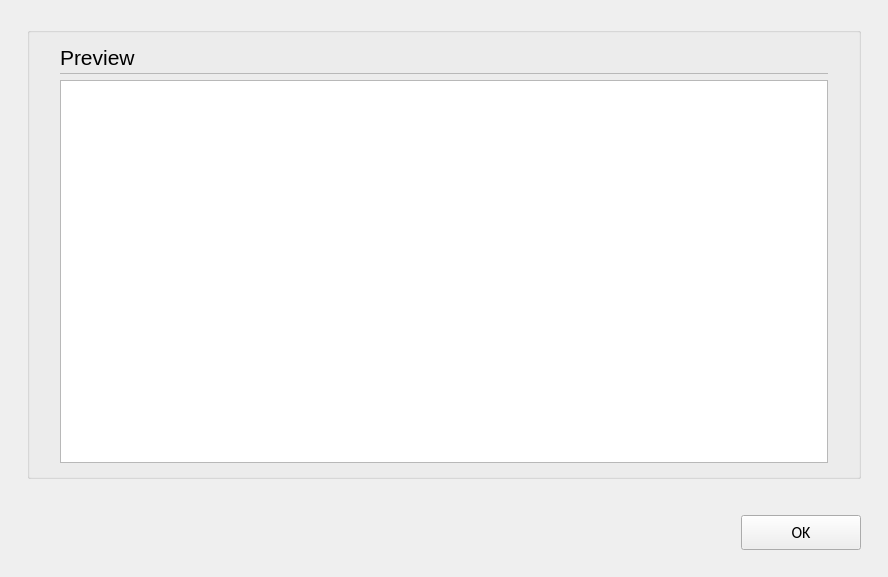
<?xml version="1.0" encoding="UTF-8"?>
<ui version="4.0">
 <class>C_SyvUpPemFileInfoPopUp</class>
 <widget class="QWidget" name="C_SyvUpPemFileInfoPopUp" >
  <property name="geometry" >
   <rect>
    <x>0</x>
    <y>0</y>
    <width>888</width>
    <height>577</height>
   </rect>
  </property>
  <property name="windowTitle" >
   <string>C_SyvUpPemFileInfoPopUp</string>
  </property>
  <layout class="QVBoxLayout" name="verticalLayout">
   <property name="leftMargin">
    <number>27</number>
   </property>
   <property name="topMargin">
    <number>27</number>
   </property>
   <property name="rightMargin">
    <number>27</number>
   </property>
   <property name="bottomMargin">
    <number>0</number>
   </property>
   <item>
    <widget class="stw_opensyde_gui_elements::C_OgeGbx" name="pc_GroupBoxGeneral_5">
     <property name="title">
      <string/>
     </property>
     <layout class="QVBoxLayout" name="verticalLayout_6">
      <property name="spacing">
       <number>0</number>
      </property>
      <property name="leftMargin">
       <number>30</number>
      </property>
      <property name="rightMargin">
       <number>30</number>
      </property>
      <property name="bottomMargin">
       <number>13</number>
      </property>
      <item>
       <layout class="QHBoxLayout" name="horizontalLayout_7" stretch="0,1">
        <property name="spacing">
         <number>6</number>
        </property>
        <item>
         <widget class="stw_opensyde_gui_elements::C_OgeLabHeadingGroupBold" name="pc_LabelHeadingPreview">
          <property name="minimumSize">
           <size>
            <width>0</width>
            <height>30</height>
           </size>
          </property>
          <property name="maximumSize">
           <size>
            <width>16777215</width>
            <height>30</height>
           </size>
          </property>
          <property name="font">
           <font>
            <family>Segoe UI</family>
            <pointsize>16</pointsize>
           </font>
          </property>
          <property name="text">
           <string>Preview</string>
          </property>
         </widget>
        </item>
        <item>
         <spacer name="horizontalSpacer_10">
          <property name="orientation">
           <enum>Qt::Horizontal</enum>
          </property>
          <property name="sizeHint" stdset="0">
           <size>
            <width>40</width>
            <height>1</height>
           </size>
          </property>
         </spacer>
        </item>
       </layout>
      </item>
      <item>
       <layout class="QHBoxLayout" name="horizontalLayout_20" stretch="0">
        <property name="spacing">
         <number>0</number>
        </property>
        <property name="topMargin">
         <number>1</number>
        </property>
        <property name="rightMargin">
         <number>0</number>
        </property>
        <property name="bottomMargin">
         <number>0</number>
        </property>
        <item>
         <widget class="stw_opensyde_gui_elements::C_OgeFraSeparator" name="pc_Frame_3">
          <property name="minimumSize">
           <size>
            <width>0</width>
            <height>1</height>
           </size>
          </property>
          <property name="maximumSize">
           <size>
            <width>16777215</width>
            <height>1</height>
           </size>
          </property>
          <property name="frameShape">
           <enum>QFrame::StyledPanel</enum>
          </property>
          <property name="frameShadow">
           <enum>QFrame::Raised</enum>
          </property>
         </widget>
        </item>
       </layout>
      </item>
      <item>
       <spacer name="verticalSpacer_6">
        <property name="orientation">
         <enum>Qt::Vertical</enum>
        </property>
        <property name="sizeType">
         <enum>QSizePolicy::Fixed</enum>
        </property>
        <property name="sizeHint" stdset="0">
         <size>
          <width>6</width>
          <height>6</height>
         </size>
        </property>
       </spacer>
      </item>
      <item>
       <widget class="stw_opensyde_gui_elements::C_OgeTedPropertiesComment" name="pc_TextEditFlash_2"/>
      </item>
     </layout>
    </widget>
   </item>
   <item>
    <spacer name="pc_VerticalSpacerButtonsObove">
     <property name="orientation">
      <enum>Qt::Vertical</enum>
     </property>
     <property name="sizeType">
      <enum>QSizePolicy::Fixed</enum>
     </property>
     <property name="sizeHint" stdset="0">
      <size>
       <width>20</width>
       <height>30</height>
      </size>
     </property>
    </spacer>
   </item>
   <item>
    <layout class="QHBoxLayout" name="horizontalLayout_22">
     <item>
      <spacer name="horizontalSpacer_9">
       <property name="orientation">
        <enum>Qt::Horizontal</enum>
       </property>
       <property name="sizeHint" stdset="0">
        <size>
         <width>40</width>
         <height>20</height>
        </size>
       </property>
      </spacer>
     </item>
     <item>
      <widget class="stw_opensyde_gui_elements::C_OgePubDialog" name="pc_PushButtonOk">
       <property name="minimumSize">
        <size>
         <width>120</width>
         <height>35</height>
        </size>
       </property>
       <property name="maximumSize">
        <size>
         <width>120</width>
         <height>35</height>
        </size>
       </property>
       <property name="font">
        <font>
         <family>Calibri</family>
         <pointsize>12</pointsize>
        </font>
       </property>
       <property name="text">
        <string>OK</string>
       </property>
      </widget>
     </item>
    </layout>
   </item>
   <item>
    <spacer name="verticalSpacer_7">
     <property name="orientation">
      <enum>Qt::Vertical</enum>
     </property>
     <property name="sizeType">
      <enum>QSizePolicy::Fixed</enum>
     </property>
     <property name="sizeHint" stdset="0">
      <size>
       <width>20</width>
       <height>27</height>
      </size>
     </property>
    </spacer>
   </item>
  </layout>
 </widget>
 <customwidgets>
  <customwidget>
   <class>stw_opensyde_gui_elements::C_OgeLabHeadingGroupBold</class>
   <extends>QLabel</extends>
   <header>C_OgeLabHeadingGroupBold.h</header>
  </customwidget>
  <customwidget>
   <class>stw_opensyde_gui_elements::C_OgeFraSeparator</class>
   <extends>QFrame</extends>
   <header>C_OgeFraSeparator.h</header>
   <container>1</container>
  </customwidget>
  <customwidget>
   <class>stw_opensyde_gui_elements::C_OgeTedPropertiesComment</class>
   <extends>QTextEdit</extends>
   <header>C_OgeTedPropertiesComment.h</header>
  </customwidget>
  <customwidget>
   <class>stw_opensyde_gui_elements::C_OgePubDialog</class>
   <extends>QPushButton</extends>
   <header>C_OgePubDialog.h</header>
  </customwidget>
  <customwidget>
   <class>stw_opensyde_gui_elements::C_OgeGbx</class>
   <extends>QGroupBox</extends>
   <header>C_OgeGbx.h</header>
   <container>1</container>
  </customwidget>
 </customwidgets>
 <resources/>
 <connections/>
</ui>
